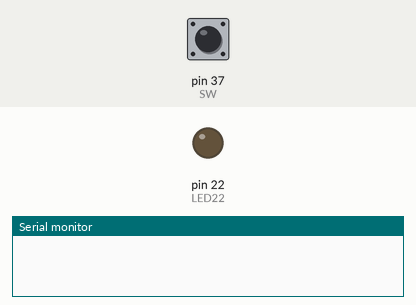
Bench run of a sketch on a simulated Arduino Mega 2560, built with avr-gcc and run on an emulated ATmega2560. On the bench: output pins drawn as LEDs (lit = HIGH), the last lines printed to the serial monitor. Dashed ring = blinking. The test bench sets the inputs (shaded band); at power-on: pin 37 (SW) LOW.

Above: at 1.2 s.
1.3 s: pin 37 (SW) pulled HIGH for 0.15 s
At 2.7 s:
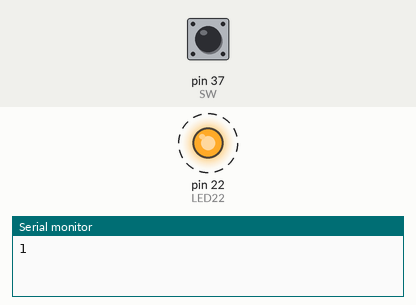
Timing chart, 0 to 7.3 s (numbered marks = the images above; inputs shaded):
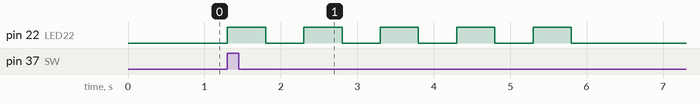

The sketch:

5Blinks.ino
```cpp
#define LED22 22
#define LED23 23
#define LED24 24
#define SW 37
#define DETENER 36

unsigned int cont = 1;

void setup()
{
  pinMode(LED22, OUTPUT);
  pinMode(SW, INPUT);
  digitalWrite(LED22, LOW);
  Serial.begin(9600);
}

void loop(){
  if(digitalRead(SW)== HIGH){
  while(cont<=5){
    digitalWrite(LED22, HIGH);
    delay(500);
    digitalWrite(LED22,LOW);
    delay(500);
    Serial.println(cont);
    cont++;
    }
  }
  }
```

Measured:
- after the input at 1.3 s, pin 22 (LED22): alternates HIGH for 0.50 s and LOW for 0.50 s, 10 changes in all, then stays LOW, starting at once
